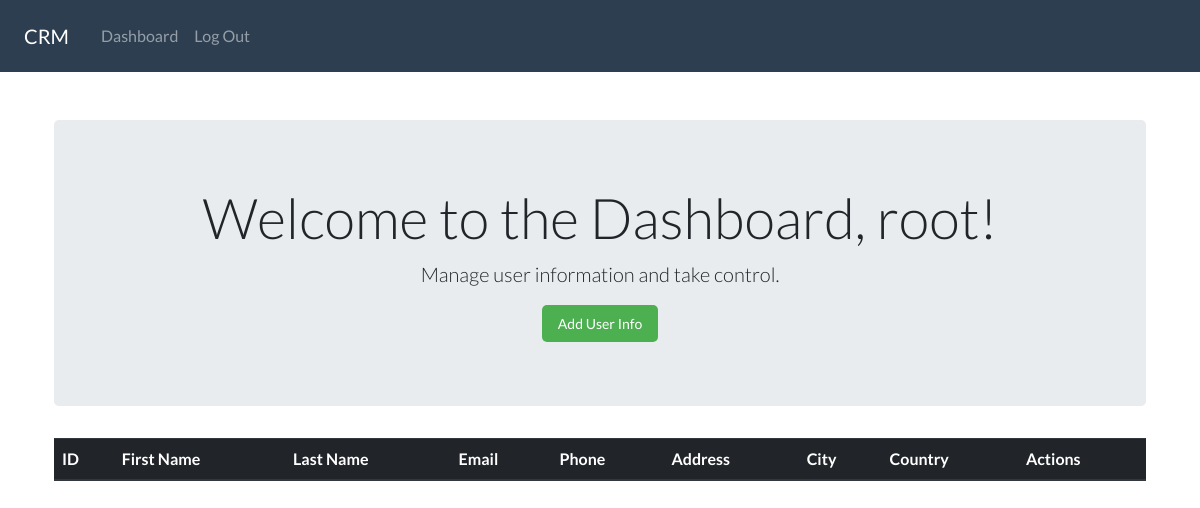
Before: /dashboard (signed in) with the older database file.
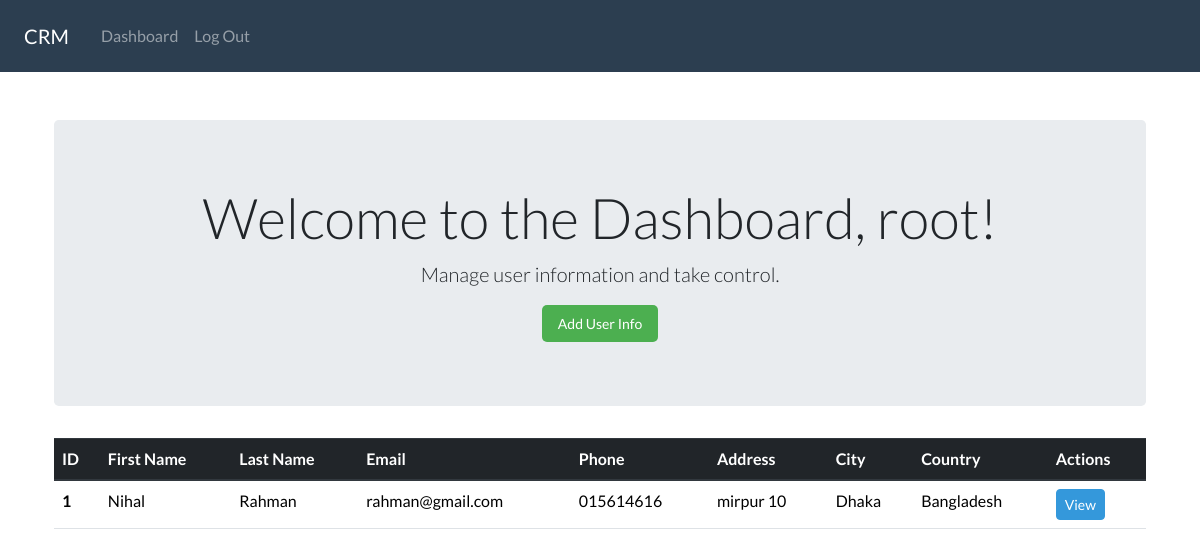
After: the same page with the newer database file.
### client/models.py (models this page shows, shortened)
class ClientData(models.Model):
    creation_date = models.DateTimeField(auto_now_add=True)
    first_name = models.CharField(max_length=100)
    last_name = models.CharField(max_length=100)
    email = models.EmailField(max_length=50)
    phone = models.CharField(max_length=20)
    address = models.CharField(max_length=100)
    city = models.CharField(max_length=50)
    country = models.CharField(max_length=50)

### client/views.py (the view)
# urls.py: path('dashboard',views.dashboard,name='dashboard'),
@login_required(login_url='login')
def dashboard(request):
    my_data = ClientData.objects.all()
    context={'datas':my_data}
    return  render(request,"client/dashboard.html",context)

### client/templates/client/dashboard.html
{% extends "client/base.html" %}
{% load static %}
{% block body %}
<div class="container mt-4">
    <div class="jumbotron text-center">
        <h1 class="display-4">Welcome to the Dashboard, {{ user }}!</h1>
        <p class="lead">Manage user information and take control.</p>
        <a href="{% url 'add' %}" class="btn btn-primary btn-lg">Add User Info</a>
    </div>
    <div class="table-responsive">
        <table class="table table-hover">
            <thead class="thead-dark">
                <tr>
                    <th scope="col">ID</th>
                    <th scope="col">First Name</th>
                    <th scope="col">Last Name</th>
                    <th scope="col">Email</th>
                    <th scope="col">Phone</th>
                    <th scope="col">Address</th>
                    <th scope="col">City</th>
                    <th scope="col">Country</th>
                    <th scope="col">Actions</th>
                </tr>
            </thead>
            <tbody>
                {% for data in datas %}
                <tr>
                    <th scope="row">{{ data.id }}</th>
                    <td>{{ data.first_name }}</td>
                    <td>{{ data.last_name }}</td>
                    <td>{{ data.email }}</td>
                    <td>{{ data.phone }}</td>
                    <td>{{ data.address }}</td>
                    <td>{{ data.city }}</td>
                    <td>{{ data.country }}</td>
                    <td>
                        <a href="{% url 'view' data.id %}" class="btn btn-info btn-sm">View</a>
                    </td>
                </tr>
                {% endfor %}
            </tbody>
        </table>
    </div>
</div>
{% endblock %}

Changed rows visible on the page:
added ClientData: id "1", first_name "Nihal", last_name "Rahman", email "rahman@gmail.com", phone "015614616", address "mirpur 10", city "Dhaka", country "Bangladesh"
